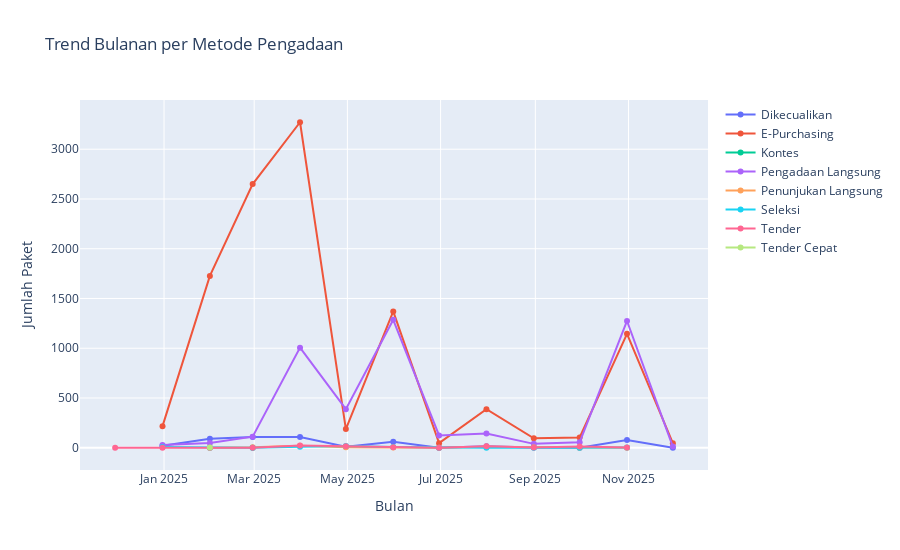

Notebook source saved alongside this figure:
### Markdown cell above
## 2. Plotly Graph Objects (Full Control)
### 2.1 Multi-Line Trend per Metode

### Code cell
fig = go.Figure()
for metode, group in df.dropna(subset=['tgl_pengumuman_paket']).groupby('metode_pengadaan'):
    monthly = group.set_index('tgl_pengumuman_paket').resample('M').size()
    fig.add_trace(go.Scatter(x=monthly.index, y=monthly.values, mode='lines+markers', name=metode))
fig.update_layout(title='Trend Bulanan per Metode Pengadaan', xaxis_title='Bulan', yaxis_title='Jumlah Paket',
                  hovermode='x unified', height=550)
fig.show()
